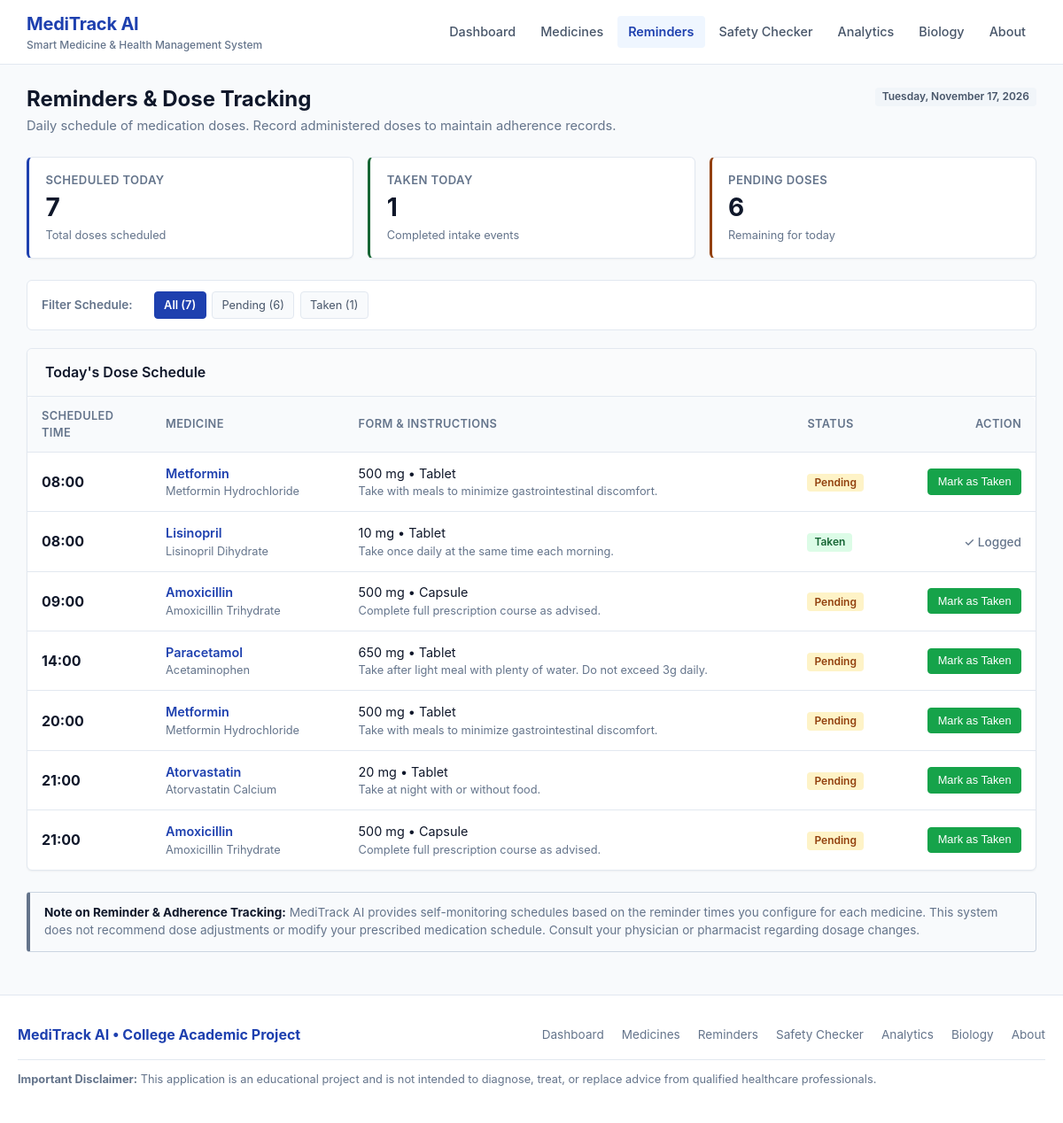
The app's page /reminders with its own data.
### models.py (models this page shows, shortened)
class Medicine(db.Model):
    __tablename__ = 'medicines'
    id = db.Column(db.Integer, primary_key=True)
    name = db.Column(db.String(100), nullable=False)
    generic_name = db.Column(db.String(100), nullable=True)
    strength = db.Column(db.String(50), nullable=False)        # e.g., "500 mg", "10 ml"
    form = db.Column(db.String(50), nullable=False)            # e.g., "Tablet", "Capsule", "Syrup"
    purpose = db.Column(db.String(150), nullable=True)         # e.g., "Hypertension", "Pain Relief"
    instructions = db.Column(db.String(200), nullable=True)    # e.g., "Take after food with water"
    frequency = db.Column(db.String(50), nullable=False)       # e.g., "Once Daily", "Twice Daily"
    reminder_time = db.Column(db.String(50), nullable=False)   # e.g., "08:00" or "08:00, 20:00"
    quantity = db.Column(db.Integer, nullable=False, default=10) # Current count/units
    low_stock_threshold = db.Column(db.Integer, default=5)
    start_date = db.Column(db.Date, nullable=False, default=date.today)
    end_date = db.Column(db.Date, nullable=True)
    expiry_date = db.Column(db.Date, nullable=False)
    created_at = db.Column(db.DateTime, default=get_utc_now)
    dose_logs = db.relationship('DoseLog', backref='medicine', cascade='all, delete-orphan', lazy=True)
    @property
    def is_expired(self):
        return self.expiry_date < date.today()
    def get_scheduled_times_list(self):
        if not self.reminder_time:
            return []
        times = [t.strip() for t in self.reminder_time.replace(';', ',').split(',') if t.strip()]
        return times

### app.py (the view)
    @app.route('/reminders')
    def reminders():
        today_schedule = _build_today_schedule()
        filter_status  = request.args.get('status', 'all')
        if filter_status == 'pending':
            filtered_schedule = [s for s in today_schedule if not s['is_taken']]
        elif filter_status == 'taken':
            filtered_schedule = [s for s in today_schedule if s['is_taken']]
        else:
            filtered_schedule = today_schedule
        total = len(today_schedule)
        taken = sum(1 for s in today_schedule if s['is_taken'])
        pending = total - taken
        adherence_rate = round((taken / total) * 100) if total > 0 else 100
        return render_template(
            'reminders.html',
            schedule=filtered_schedule,
            total_count=total,
            taken_count=taken,
            pending_count=pending,
            filter_status=filter_status,
            adherence_rate=adherence_rate
        )

### templates/reminders.html (shortened to what this page needs)
{% extends 'base.html' %}
{% block content %}
<div class="page-header">
  <div>
    <h1 class="page-title">Reminders & Dose Tracking</h1>
    <p class="page-description">Daily schedule of medication doses. Record administered doses to maintain adherence records.</p>
  </div>
  <div>
    <span class="badge badge-secondary">{{ current_date.strftime('%A, %B %d, %Y') }}</span>
  </div>
</div>
<div class="metrics-grid" style="grid-template-columns: repeat(auto-fit, minmax(200px, 1fr));">
  <div class="metric-card metric-primary">
    <div class="metric-label">Scheduled Today</div>
    <div class="metric-value">{{ total_count }}</div>
    <div class="metric-subtitle">Total doses scheduled</div>
  </div>
  <div class="metric-card metric-success">
    <div class="metric-label">Taken Today</div>
    <div class="metric-value">{{ taken_count }}</div>
    <div class="metric-subtitle">Completed intake events</div>
  </div>
  <div class="metric-card {% if pending_count > 0 %}metric-alert{% endif %}">
    <div class="metric-label">Pending Doses</div>
    <div class="metric-value">{{ pending_count }}</div>
    <div class="metric-subtitle">Remaining for today</div>
  </div>
</div>
<div class="filter-bar">
  <span style="font-size: 0.85rem; font-weight: 600; color: var(--text-muted); margin-right: 0.5rem;">Filter Schedule:</span>
  <div class="filter-pills">
    <a href="{{ url_for('reminders', status='all') }}" class="filter-pill {% if filter_status == 'all' %}active{% endif %}">All ({{ total_count }})</a>
    <a href="{{ url_for('reminders', status='pending') }}" class="filter-pill {% if filter_status == 'pending' %}active{% endif %}">Pending ({{ pending_count }})</a>
    <a href="{{ url_for('reminders', status='taken') }}" class="filter-pill {% if filter_status == 'taken' %}active{% endif %}">Taken ({{ taken_count }})</a>
  </div>
</div>
<div class="card">
  <div class="card-header">
    <span class="card-title">Today's Dose Schedule</span>
  </div>
  <div class="card-body" style="padding: 0;">
    {% if schedule %}
      <div class="table-responsive">
        <table class="table">
          <thead>
            <tr>
              <th style="width: 140px;">Scheduled Time</th>
              <th>Medicine</th>
              <th>Form & Instructions</th>
              <th>Status</th>
              <th style="text-align: right; width: 160px;">Action</th>
            </tr>
          </thead>
          <tbody>
            {% for item in schedule %}
              <tr>
                <td>
                  <strong style="font-size: 1rem;">{{ item.scheduled_time }}</strong>
                </td>
                <td>
                  <a href="{{ url_for('medicine_detail', med_id=item.medicine_id) }}" style="color: var(--primary); font-weight: 600; text-decoration: none;">
                    {{ item.medicine_name }}
                  </a>
                  {% if item.generic_name %}
                    <span style="display: block; font-size: 0.8rem; color: var(--text-muted);">{{ item.generic_name }}</span>
                  {% endif %}
                </td>
                <td>
                  <span>{{ item.strength }} &bull; {{ item.form }}</span>
                  <span style="display: block; font-size: 0.8rem; color: var(--text-muted);">{{ item.instructions }}</span>
                </td>
                <td>
                  {% if item.is_taken %}
                    <span class="badge badge-success">Taken</span>
                  {% elif item.status == 'Missed' %}
                    <span class="badge badge-danger">Missed</span>
                  {% else %}
                    <span class="badge badge-warning">Pending</span>
                  {% endif %}
                </td>
                <td style="text-align: right;">
                  {% if not item.is_taken %}
                    <form action="{{ url_for('mark_dose_taken') }}" method="POST" style="display: inline;">
                      <button type="submit" class="btn btn-sm btn-success">Mark as Taken</button>
                    </form>
                  {% else %}
                    <span style="font-size: 0.85rem; color: var(--text-muted); font-weight: 500;">&check; Logged</span>
                  {% endif %}
                </td>
              </tr>
            {% endfor %}
          </tbody>
        </table>
      </div>
    {% endif %}
  </div>
</div>
<div class="disclaimer-box">
  <strong>Note on Reminder & Adherence Tracking:</strong>
  MediTrack AI provides self-monitoring schedules based on the reminder times you configure for each medicine. This system does not recommend dose adjustments or modify your prescribed medication schedule. Consult your physician or pharmacist regarding dosage changes.
</div>
{% endblock %}

### records on screen
Medicine: scheduled_time "08:00", medicine_name "Metformin", generic_name "Metformin Hydrochloride", strength "500 mg", form "Tablet", instructions "Take with meals to minimize gastrointestinal discomfort.", shows "Pending", scheduled_time "20:00"
Medicine: scheduled_time "08:00", medicine_name "Lisinopril", generic_name "Lisinopril Dihydrate", strength "10 mg", form "Tablet", instructions "Take once daily at the same time each morning.", shows "Taken", shows "✓ Logged"
Medicine: scheduled_time "09:00", medicine_name "Amoxicillin", generic_name "Amoxicillin Trihydrate", strength "500 mg", form "Capsule", instructions "Complete full prescription course as advised.", shows "Pending", scheduled_time "21:00"
Medicine: scheduled_time "14:00", medicine_name "Paracetamol", generic_name "Acetaminophen", strength "650 mg", form "Tablet", instructions "Take after light meal with plenty of water. Do not exceed 3g daily.", shows "Pending"
Medicine: scheduled_time "21:00", medicine_name "Atorvastatin", generic_name "Atorvastatin Calcium", strength "20 mg", form "Tablet", instructions "Take at night with or without food.", shows "Pending"

### other values on screen
{{ total_count }} "7"
{{ taken_count }} "1"
{{ pending_count }} "6"
